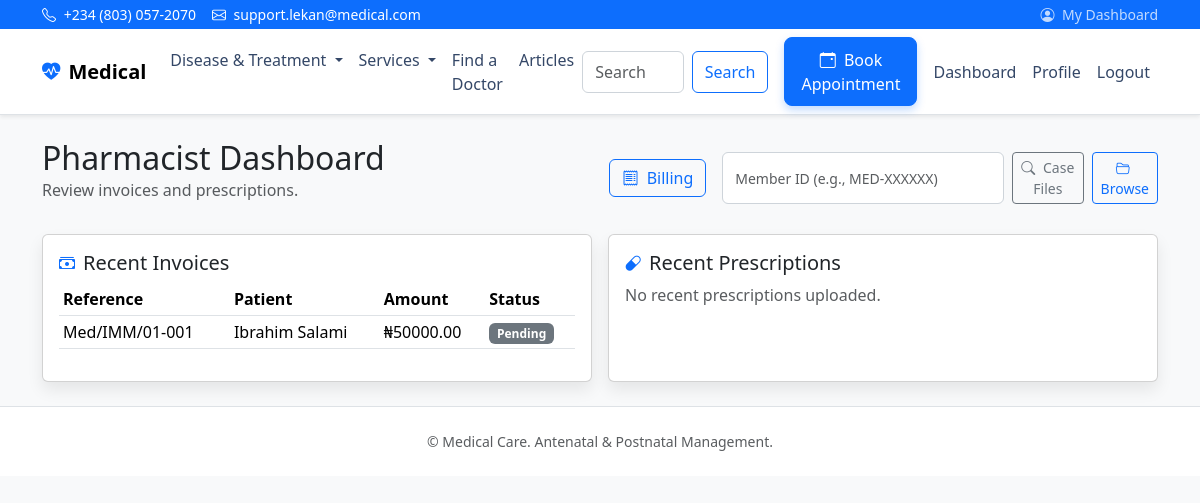
The app's page /dashboard/pharmacist/ (signed in) with its own data.
### billing/models.py (models this page shows, shortened)
class Invoice(models.Model):
    STATUS_CHOICES = (
        ('PENDING', 'Pending'),
        ('PAID', 'Paid'),
        ('FAILED', 'Failed'),
        ('CANCELLED', 'Cancelled'),
    )
    patient = models.ForeignKey(MotherProfile, on_delete=models.CASCADE, related_name='invoices')
    created_by = models.ForeignKey(settings.AUTH_USER_MODEL, on_delete=models.SET_NULL, null=True, blank=True)
    reference = models.CharField(max_length=40, unique=True)
    description = models.CharField(max_length=255)
    amount = models.DecimalField(max_digits=12, decimal_places=2)
    status = models.CharField(max_length=20, choices=STATUS_CHOICES, default='PENDING')
    created_at = models.DateTimeField(auto_now_add=True)
    updated_at = models.DateTimeField(auto_now=True)

### patients/models.py (models this page shows, shortened)
class MotherProfile(models.Model):
    user = models.OneToOneField(settings.AUTH_USER_MODEL, on_delete=models.CASCADE, related_name='mother_profile')
    member_id = models.CharField(max_length=20, unique=True, blank=True, null=True)
    full_name = models.CharField(max_length=255)
    age = models.PositiveIntegerField(null=True, blank=True)
    address = models.TextField(blank=True)
    phone_number = models.CharField(max_length=20, blank=True)
    marital_status = models.CharField(max_length=50, blank=True)
    occupation = models.CharField(max_length=100, blank=True)
    profile_picture = models.ImageField(upload_to='profiles/', null=True, blank=True)
    blood_type = models.CharField(max_length=10, blank=True)
    allergies = models.TextField(blank=True)
    previous_pregnancies = models.TextField(blank=True)
    existing_conditions = models.TextField(blank=True)
    emergency_contact = models.CharField(max_length=255, blank=True)
    created_at = models.DateTimeField(auto_now_add=True)
    updated_at = models.DateTimeField(auto_now=True)

### admin_dashboard/views.py (the view)
# urls.py: path('dashboard/pharmacist/', pharmacist_dashboard, name='pharmacist_dashboard'),
@role_required('PHARMACIST')
def pharmacist_dashboard(request):
    invoices = []
    if Invoice is not None:
        invoices = Invoice.objects.select_related('patient').order_by('-created_at')[:15]
    from patients.models import MedicalRecordAttachment
    prescriptions = MedicalRecordAttachment.objects.filter(type='PRESCRIPTION').order_by('-uploaded_at')[:10]
    return render(request, 'admin_dashboard/pharmacist.html', {
        'invoices': invoices,
        'prescriptions': prescriptions,
    })

### templates/admin_dashboard/pharmacist.html
{% extends "base.html" %}
{% block content %}
  <div class="d-flex justify-content-between align-items-center mb-3">
    <div>
      <h2 class="mb-0">Pharmacist Dashboard</h2>
      <p class="text-muted">Review invoices and prescriptions.</p>
    </div>
    <div class="d-flex align-items-center">
      <a class="btn btn-outline-primary me-3" href="{% url 'invoice_list' %}"><i class="bi bi-receipt me-1"></i> Billing</a>
      <form action="{% url 'casefiles_search' %}" method="get" class="d-flex" role="search">
        <input type="text" name="q" class="form-control form-control-sm me-2" placeholder="Member ID (e.g., MED-XXXXXX)" aria-label="Member ID">
        <button class="btn btn-outline-secondary btn-sm" type="submit"><i class="bi bi-search me-1"></i> Case Files</button>
        <a class="btn btn-outline-primary btn-sm ms-2" href="{% url 'casefiles_search' %}"><i class="bi bi-folder2-open me-1"></i> Browse</a>
      </form>
    </div>
  </div>
  <div class="row g-3">
    <div class="col-md-6">
      <div class="card card-shadow h-100">
        <div class="card-body">
          <div class="d-flex align-items-center mb-2">
            <i class="bi bi-cash-stack text-primary me-2"></i>
            <h5 class="card-title mb-0">Recent Invoices</h5>
          </div>
          {% if invoices %}
            <div class="table-responsive">
              <table class="table table-sm">
                <thead>
                  <tr>
                    <th>Reference</th>
                    <th>Patient</th>
                    <th>Amount</th>
                    <th>Status</th>
                  </tr>
                </thead>
                <tbody>
                  {% for inv in invoices %}
                    <tr>
                      <td>{{ inv.reference }}</td>
                      <td>{{ inv.patient.full_name }}</td>
                      <td>₦{{ inv.amount }}</td>
                      <td><span class="badge bg-secondary">{{ inv.get_status_display }}</span></td>
                    </tr>
                  {% endfor %}
                </tbody>
              </table>
            </div>
          {% else %}
            <p class="text-muted">No invoices available.</p>
          {% endif %}
        </div>
      </div>
    </div>
    <div class="col-md-6">
      <div class="card card-shadow h-100">
        <div class="card-body">
          <div class="d-flex align-items-center mb-2">
            <i class="bi bi-capsule text-primary me-2"></i>
            <h5 class="card-title mb-0">Recent Prescriptions</h5>
          </div>
          {% if prescriptions %}
            <ul class="list-group list-group-flush">
              {% for p in prescriptions %}
                <li class="list-group-item d-flex justify-content-between align-items-center">
                  <div>
                    <div class="fw-semibold">{{ p.record.mother.full_name }}</div>
                    <div class="text-muted small">{{ p.description|default:'Prescription'|truncatechars:80 }}</div>
                  </div>
                  <a href="{{ p.file.url }}" target="_blank" class="btn btn-sm btn-outline-primary">View</a>
                </li>
              {% endfor %}
            </ul>
          {% else %}
            <p class="text-muted">No recent prescriptions uploaded.</p>
          {% endif %}
        </div>
      </div>
    </div>
  </div>
{% endblock %}

### static/css/styles.css (style rules this page uses)
:root { --brand-primary: #0d6efd; }
body { font-feature-settings: "liga" 1, "kern" 1; }
.card-shadow { box-shadow: 0 0.5rem 1rem rgba(0,0,0,.08); }
form .form-control input, form .form-control select, form .form-control textarea, form input:not([type=checkbox]):not([type=radio]), form select, form textarea { width: 100%; padding: .5rem .75rem; border: 1px solid #ced4da; border-radius: .375rem; background-color: #fff; }

### records on screen
Invoice: reference "Med/IMM/01-001", patient.full_name "Ibrahim Salami", amount "50000.00", status "Pending"
